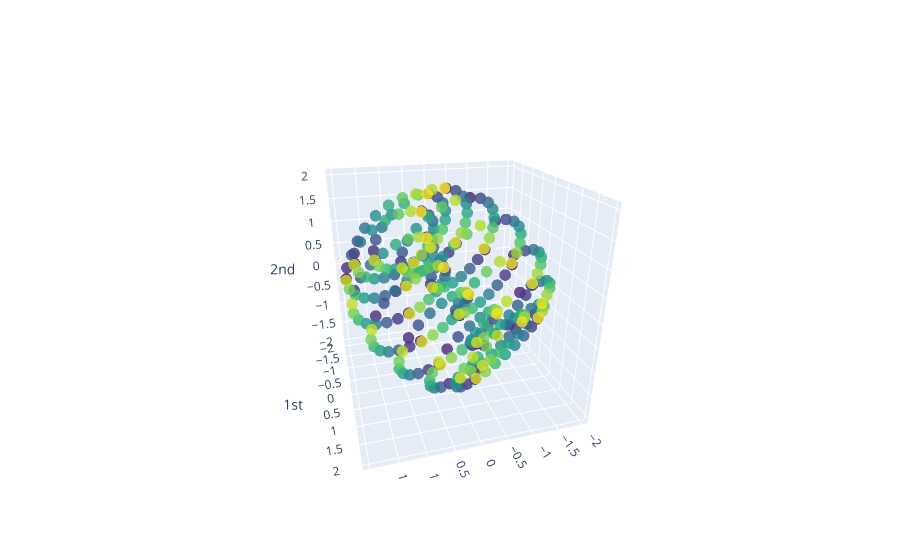

Notebook cell for this chart:
### Code cell
plot_point_cloud(y_nonperiodic_embedded)

### Figure 1 — Plotly figure (JSON) as saved in the notebook; plotly's stock layout.template omitted (floating-point values rounded to 4 significant figures; data arrays with more than 128 entries replaced by an {"elided": "..."} marker saying what was removed)
{"data": [{"marker": {"color": {"elided": "323 int values"}, "colorscale": [[0, "#440154"], [0.1111, "#482878"], [0.2222, "#3e4989"], [0.3333, "#31688e"], [0.4444, "#26828e"], [0.5556, "#1f9e89"], [0.6667, "#35b779"], [0.7778, "#6ece58"], [0.8889, "#b5de2b"], [1, "#fde725"]], "opacity": 0.8, "size": 4}, "mode": "markers", "type": "scatter3d", "x": {"elided": "323 float values"}, "y": {"elided": "323 float values"}, "z": {"elided": "323 float values"}}], "layout": {"autosize": true, "scene": {"aspectmode": "auto", "aspectratio": {"x": 0.9997, "y": 0.9964, "z": 1.004}, "camera": {"center": {"x": 0, "y": 0, "z": 0}, "eye": {"x": 0.54, "y": 1.895, "z": 0.8979}, "projection": {"type": "perspective"}, "up": {"x": 0, "y": 0, "z": 1}}, "xaxis": {"exponentformat": "e", "showexponent": "all", "title": {"text": "0th"}, "type": "linear"}, "yaxis": {"exponentformat": "e", "showexponent": "all", "title": {"text": "1st"}, "type": "linear"}, "zaxis": {"exponentformat": "e", "showexponent": "all", "title": {"text": "2nd"}, "type": "linear"}}}}
